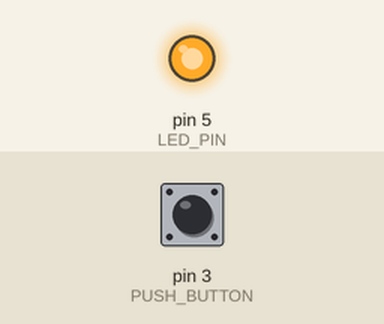
The sketch below on a simulated Arduino Uno, built with avr-gcc and run on an emulated ATmega328P. On the bench: output pins drawn as LEDs (lit = HIGH). Inputs (shaded band) come from the test bench; at power-on: pin 3 (PUSH_BUTTON) HIGH.

Above: at 1.2 s.
1.3 s: pin 3 (PUSH_BUTTON) pulled LOW for 0.15 s
At 2.4 s:
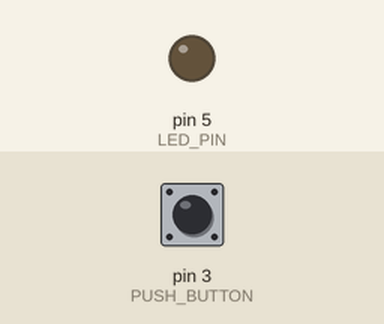
2.9 s: pin 3 (PUSH_BUTTON) pulled LOW for 1 s
At 4.9 s:
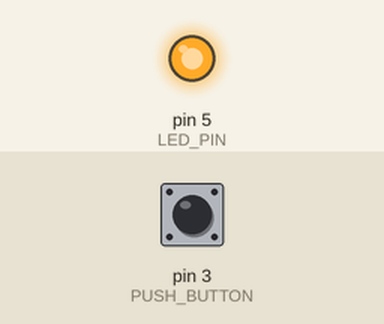
5.4 s: pin 3 (PUSH_BUTTON) pulled LOW for 3.2 s
At 9.6 s:
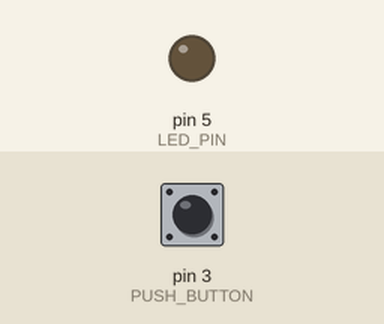
Timing chart, 0 to 11.1 s (numbered marks = the images above; inputs shaded):
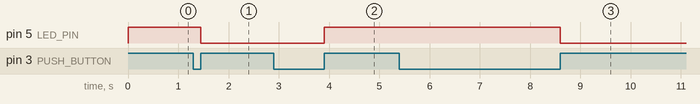

The sketch:

led_blinking.ino
```cpp
const int LED_PIN = 5;
const int PUSH_BUTTON = 3;
int ledstate = LOW;
int lastbuttonstate = LOW;


void setup(){
  pinMode(LED_PIN,OUTPUT);
  pinMode(PUSH_BUTTON,INPUT_PULLUP);
}
void loop(){
  bool buttonstate = digitalRead(PUSH_BUTTON);

  if(buttonstate == HIGH && lastbuttonstate == LOW){
  ledstate =!ledstate;
      digitalWrite(LED_PIN,ledstate);
  }
  lastbuttonstate = buttonstate;


}

  
```

Measured:
- after the input at 1.3 s, pin 5 (LED_PIN): HIGH → LOW after 0.15 s
- after the input at 2.9 s, pin 5 (LED_PIN): LOW → HIGH after 1.0 s
- after the input at 5.4 s, pin 5 (LED_PIN): HIGH → LOW after 3.2 s
